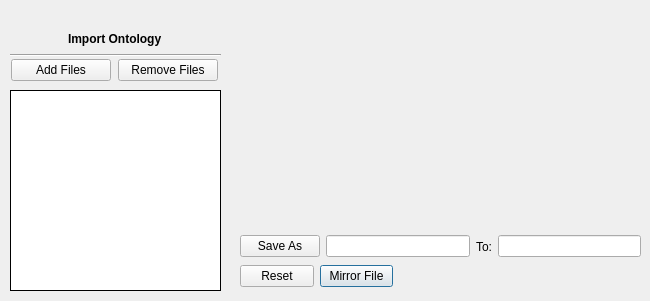
      <widget class="QWidget" name="mirror">
       <attribute name="title">
        <string>Mirror</string>
       </attribute>
       <widget class="QWidget" name="layoutWidget_3">
        <property name="geometry">
         <rect>
          <x>10</x>
          <y>50</y>
          <width>211</width>
          <height>41</height>
         </rect>
        </property>
        <layout class="QHBoxLayout" name="horizontalLayout_2">
         <item>
          <widget class="QPushButton" name="mirrorAddFile">
           <property name="sizePolicy">
            <sizepolicy hsizetype="Ignored" vsizetype="Fixed">
             <horstretch>0</horstretch>
             <verstretch>0</verstretch>
            </sizepolicy>
           </property>
           <property name="minimumSize">
            <size>
             <width>100</width>
             <height>0</height>
            </size>
           </property>
           <property name="maximumSize">
            <size>
             <width>100</width>
             <height>16777215</height>
            </size>
           </property>
           <property name="focusPolicy">
            <enum>Qt::NoFocus</enum>
           </property>
           <property name="contextMenuPolicy">
            <enum>Qt::DefaultContextMenu</enum>
           </property>
           <property name="text">
            <string>Add Files</string>
           </property>
           <property name="default">
            <bool>false</bool>
           </property>
           <property name="flat">
            <bool>false</bool>
           </property>
          </widget>
         </item>
         <item>
          <widget class="QPushButton" name="mirrorRemoveFile">
           <property name="sizePolicy">
            <sizepolicy hsizetype="Ignored" vsizetype="Fixed">
             <horstretch>0</horstretch>
             <verstretch>0</verstretch>
            </sizepolicy>
           </property>
           <property name="minimumSize">
            <size>
             <width>100</width>
             <height>0</height>
            </size>
           </property>
           <property name="maximumSize">
            <size>
             <width>100</width>
             <height>16777215</height>
            </size>
           </property>
           <property name="focusPolicy">
            <enum>Qt::NoFocus</enum>
           </property>
           <property name="text">
            <string>Remove Files</string>
           </property>
          </widget>
         </item>
        </layout>
       </widget>
       <widget class="QListWidget" name="mirrorFileNames">
        <property name="geometry">
         <rect>
          <x>10</x>
          <y>90</y>
          <width>211</width>
          <height>201</height>
         </rect>
        </property>
        <property name="focusPolicy">
         <enum>Qt::ClickFocus</enum>
        </property>
        <property name="frameShape">
         <enum>QFrame::Box</enum>
        </property>
        <property name="frameShadow">
         <enum>QFrame::Plain</enum>
        </property>
       </widget>
       <widget class="QWidget" name="layoutWidget">
        <property name="geometry">
         <rect>
          <x>240</x>
          <y>230</y>
          <width>401</width>
          <height>33</height>
         </rect>
        </property>
        <layout class="QHBoxLayout" name="horizontalLayout_4">
         <item>
          <widget class="QPushButton" name="mirrorSaveAs">
           <property name="focusPolicy">
            <enum>Qt::NoFocus</enum>
           </property>
           <property name="text">
            <string>Save As</string>
           </property>
          </widget>
         </item>
         <item>
          <widget class="QLineEdit" name="mirrorNameSave">
           <property name="focusPolicy">
            <enum>Qt::NoFocus</enum>
           </property>
           <property name="text">
            <string/>
           </property>
           <property name="alignment">
            <set>Qt::AlignLeading|Qt::AlignLeft|Qt::AlignVCenter</set>
           </property>
           <property name="dragEnabled">
            <bool>false</bool>
           </property>
           <property name="placeholderText">
            <string/>
           </property>
           <property name="clearButtonEnabled">
            <bool>false</bool>
           </property>
          </widget>
         </item>
         <item>
          <widget class="QLabel" name="label_4">
           <property name="text">
            <string>To:</string>
           </property>
           <property name="alignment">
            <set>Qt::AlignCenter</set>
           </property>
          </widget>
         </item>
         <item>
          <widget class="QLineEdit" name="mirrorSavePath">
           <property name="focusPolicy">
            <enum>Qt::NoFocus</enum>
           </property>
          </widget>
         </item>
        </layout>
       </widget>
       <widget class="QWidget" name="layoutWidget">
        <property name="geometry">
         <rect>
          <x>240</x>
          <y>260</y>
          <width>153</width>
          <height>32</height>
         </rect>
        </property>
        <layout class="QHBoxLayout" name="horizontalLayout_5">
         <item>
          <widget class="QPushButton" name="mirrorReset">
           <property name="sizePolicy">
            <sizepolicy hsizetype="Expanding" vsizetype="Fixed">
             <horstretch>0</horstretch>
             <verstretch>0</verstretch>
            </sizepolicy>
           </property>
           <property name="maximumSize">
            <size>
             <width>150</width>
             <height>16777215</height>
            </size>
           </property>
           <property name="focusPolicy">
            <enum>Qt::NoFocus</enum>
           </property>
           <property name="text">
            <string>Reset</string>
           </property>
          </widget>
         </item>
         <item>
          <widget class="QPushButton" name="mirrorButton">
           <property name="sizePolicy">
            <sizepolicy hsizetype="Expanding" vsizetype="Fixed">
             <horstretch>0</horstretch>
             <verstretch>0</verstretch>
            </sizepolicy>
           </property>
           <property name="minimumSize">
            <size>
             <width>0</width>
             <height>0</height>
            </size>
           </property>
           <property name="maximumSize">
            <size>
             <width>150</width>
             <height>16777215</height>
            </size>
           </property>
           <property name="focusPolicy">
            <enum>Qt::NoFocus</enum>
           </property>
           <property name="autoFillBackground">
            <bool>false</bool>
           </property>
           <property name="text">
            <string>Mirror File</string>
           </property>
           <property name="autoDefault">
            <bool>false</bool>
           </property>
           <property name="default">
            <bool>true</bool>
           </property>
           <property name="flat">
            <bool>false</bool>
           </property>
          </widget>
         </item>
        </layout>
       </widget>
       <widget class="QWidget" name="">
        <property name="geometry">
         <rect>
          <x>10</x>
          <y>30</y>
          <width>211</width>
          <height>27</height>
         </rect>
        </property>
        <layout class="QVBoxLayout" name="verticalLayout">
         <item alignment="Qt::AlignHCenter">
          <widget class="QLabel" name="label_76">
           <property name="font">
            <font>
             <family>Arial</family>
             <pointsize>9</pointsize>
             <bold>true</bold>
            </font>
           </property>
           <property name="text">
            <string>Import Ontology</string>
           </property>
          </widget>
         </item>
         <item>
          <widget class="Line" name="line_14">
           <property name="orientation">
            <enum>Qt::Horizontal</enum>
           </property>
          </widget>
         </item>
        </layout>
       </widget>
      </widget>
